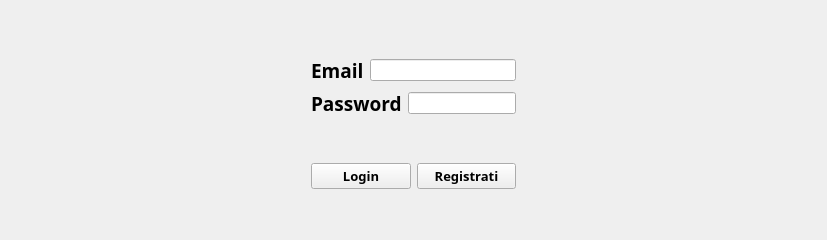
      <widget class="QWidget" name="Login">
       <layout class="QGridLayout" name="gridLayout_3">
        <item row="1" column="1">
         <widget class="QLabel" name="Logo">
          <property name="enabled">
           <bool>true</bool>
          </property>
          <property name="sizePolicy">
           <sizepolicy hsizetype="Expanding" vsizetype="Expanding">
            <horstretch>0</horstretch>
            <verstretch>0</verstretch>
           </sizepolicy>
          </property>
          <property name="maximumSize">
           <size>
            <width>400</width>
            <height>400</height>
           </size>
          </property>
          <property name="text">
           <string/>
          </property>
          <property name="pixmap">
           <pixmap>../media/Logo_SoccerBet.png</pixmap>
          </property>
          <property name="scaledContents">
           <bool>true</bool>
          </property>
          <property name="alignment">
           <set>Qt::AlignCenter</set>
          </property>
          <property name="wordWrap">
           <bool>true</bool>
          </property>
         </widget>
        </item>
        <item row="3" column="1">
         <layout class="QVBoxLayout" name="Login_vert_layout">
          <item>
           <layout class="QHBoxLayout" name="LoginEmail_form_layout">
            <item>
             <widget class="QLabel" name="label">
              <property name="font">
               <font>
                <family>Bahnschrift SemiBold</family>
                <pointsize>14</pointsize>
                <weight>75</weight>
                <bold>true</bold>
               </font>
              </property>
              <property name="text">
               <string>Email</string>
              </property>
              <property name="scaledContents">
               <bool>true</bool>
              </property>
             </widget>
            </item>
            <item>
             <widget class="QLineEdit" name="login_mail_line">
              <property name="placeholderText">
               <string/>
              </property>
              <property name="clearButtonEnabled">
               <bool>true</bool>
              </property>
             </widget>
            </item>
           </layout>
          </item>
          <item>
           <layout class="QHBoxLayout" name="LoginPass_form_layout">
            <item>
             <widget class="QLabel" name="label_2">
              <property name="font">
               <font>
                <family>Bahnschrift SemiBold</family>
                <pointsize>14</pointsize>
                <weight>75</weight>
                <bold>true</bold>
               </font>
              </property>
              <property name="text">
               <string>Password</string>
              </property>
             </widget>
            </item>
            <item>
             <widget class="QLineEdit" name="login_psw_line">
              <property name="echoMode">
               <enum>QLineEdit::Password</enum>
              </property>
             </widget>
            </item>
           </layout>
          </item>
         </layout>
        </item>
        <item row="5" column="1">
         <layout class="QHBoxLayout" name="horizontalLayout">
          <item>
           <widget class="QPushButton" name="Login_btn">
            <property name="font">
             <font>
              <family>Bahnschrift SemiBold</family>
              <pointsize>10</pointsize>
              <weight>75</weight>
              <bold>true</bold>
             </font>
            </property>
            <property name="text">
             <string>Login</string>
            </property>
           </widget>
          </item>
          <item>
           <widget class="QPushButton" name="Register_btn">
            <property name="font">
             <font>
              <family>Bahnschrift SemiBold</family>
              <pointsize>10</pointsize>
              <weight>75</weight>
              <bold>true</bold>
             </font>
            </property>
            <property name="text">
             <string>Registrati</string>
            </property>
           </widget>
          </item>
         </layout>
        </item>
        <item row="1" column="2">
         <spacer name="horizontalSpacer_2">
          <property name="orientation">
           <enum>Qt::Horizontal</enum>
          </property>
          <property name="sizeHint" stdset="0">
           <size>
            <width>300</width>
            <height>20</height>
           </size>
          </property>
         </spacer>
        </item>
        <item row="1" column="0">
         <spacer name="horizontalSpacer">
          <property name="orientation">
           <enum>Qt::Horizontal</enum>
          </property>
          <property name="sizeHint" stdset="0">
           <size>
            <width>300</width>
            <height>20</height>
           </size>
          </property>
         </spacer>
        </item>
        <item row="4" column="1">
         <spacer name="verticalSpacer_2">
          <property name="orientation">
           <enum>Qt::Vertical</enum>
          </property>
          <property name="sizeType">
           <enum>QSizePolicy::Minimum</enum>
          </property>
          <property name="sizeHint" stdset="0">
           <size>
            <width>20</width>
            <height>40</height>
           </size>
          </property>
         </spacer>
        </item>
        <item row="2" column="1">
         <spacer name="verticalSpacer_3">
          <property name="orientation">
           <enum>Qt::Vertical</enum>
          </property>
          <property name="sizeType">
           <enum>QSizePolicy::Minimum</enum>
          </property>
          <property name="sizeHint" stdset="0">
           <size>
            <width>20</width>
            <height>20</height>
           </size>
          </property>
         </spacer>
        </item>
        <item row="6" column="1">
         <spacer name="verticalSpacer">
          <property name="orientation">
           <enum>Qt::Vertical</enum>
          </property>
          <property name="sizeHint" stdset="0">
           <size>
            <width>20</width>
            <height>40</height>
           </size>
          </property>
         </spacer>
        </item>
       </layout>
      </widget>
